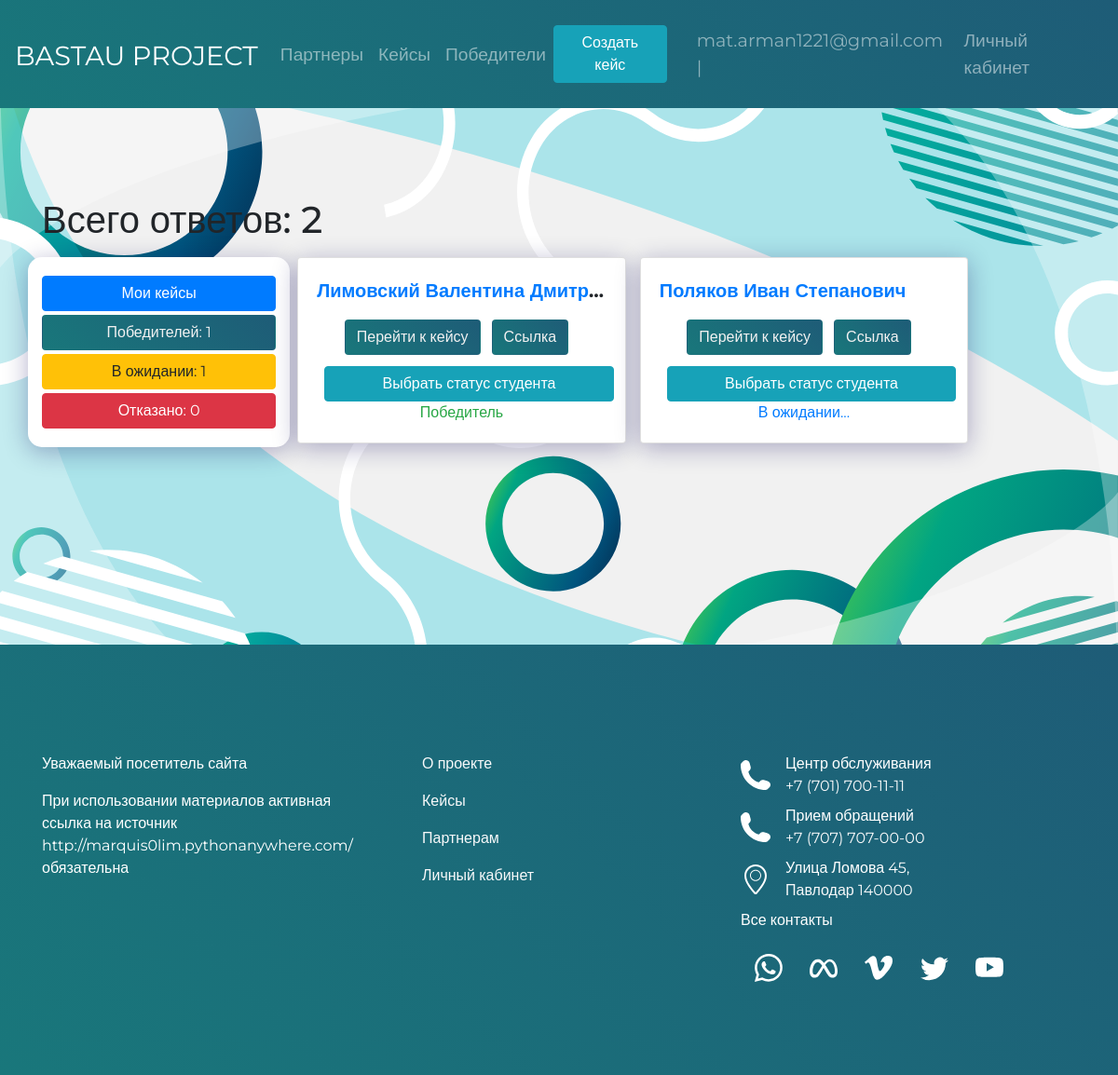
Page /mycases/answers/23/ (signed in) on the committed database.
### BastauApp/models.py (models this page shows, shortened)
class User(AbstractBaseUser, PermissionsMixin):
    email = models.EmailField(db_index=True, unique=True, max_length=254, verbose_name='Почта')
    phone = models.CharField(max_length=20, help_text='Номер телефона', verbose_name='Телефон')
    is_staff = models.BooleanField(default=True)
    is_active = models.BooleanField(default=True)
    is_superuser = models.BooleanField(default=False)
    is_student = models.BooleanField(default=False, verbose_name='Участники')
    is_partner = models.BooleanField(default=False, verbose_name='Партнеры')
    objects = CustomUserManager()
    REQUIRED_FIELDS = ["phone"]
    USERNAME_FIELD = 'email'
    class Meta:
        verbose_name = "Пользователь"
        verbose_name_plural = "Пользователи"

class Answer(models.Model):
    Url = models.URLField(verbose_name='Ссылка на ответ')
    File = models.FileField(verbose_name='Файл', upload_to = "file",blank=True)
    id_case = models.ForeignKey(Case, verbose_name="Кейс", on_delete=models.CASCADE,blank=True,related_name='cases')
    id_student = models.ForeignKey(Student, verbose_name="Студент", on_delete=models.CASCADE,blank=True)
    status = models.CharField(max_length=50, choices=STATUS, default=STATUS[0],verbose_name='Статус')
    class Meta:
        verbose_name = "Ответ"
        verbose_name_plural = "Ответы"

class Student(models.Model):
    user = models.OneToOneField(User, verbose_name='id', on_delete=models.CASCADE, primary_key=True)
    Fio = models.CharField(max_length=100, blank=True, verbose_name='ФИО')
    EDUCATION = [
        ('Высшее', 'Высшее'), ('ср-спе', 'Среднее-специальное'), ('среднее', 'Среднее'), ('Нет образования', 'Нет образования')
    ]
    COURSE = [
        ('1', '1'),
        ('2', '2'),
        ('3','3'),
        ('4','4'),
        ('5','5'),
        ('6','6'),
    ]
    Educational_institution = models.CharField(max_length=50, verbose_name='Место учебы')
    age = models.CharField(max_length=2,verbose_name='возраст')
    region = models.CharField(max_length=50, choices=REGIONS, default=REGIONS[0], verbose_name='Регион')
    Direction_of_study = models.CharField(max_length=50, verbose_name='Специальность')
    Education = models.CharField(max_length=50, verbose_name='Образование', choices=EDUCATION, default=EDUCATION[0])
    class Meta:
        verbose_name = "Студент"
        verbose_name_plural = "Студенты"
    def __str__(self):
        return self.Fio

### BastauApp/views.py (the view)
# urls.py: path('mycases/answers/<int:pk>/', views.ShowAnswer.as_view(), name='show_answer'),
class ShowAnswer(CaseCreateUpdateDeletePermissionMixin, DetailView):
    model = Case
    template_name = 'showanswer.html'
    def get_context_data(self, **kwargs):
            context = super(ShowAnswer, self).get_context_data(**kwargs)
            context['data'] =Case.objects.get(id=self.kwargs.get('pk'))
            context["menu"] = menu
            context['answer_victory'] = Answer.objects.filter(id_case=self.kwargs.get('pk'), status='Победа').count()
            context['answer_waiting'] = Answer.objects.filter(id_case=self.kwargs.get('pk'), status='Ожидание').count()
            context['all_answer'] = Answer.objects.filter(id_case=self.kwargs.get('pk')).count()
            context['answer_defeat'] = Answer.objects.filter(id_case=self.kwargs.get('pk'), status='Отказ').count()
            return context

### BastauApp/permissions.py (called while the page is built)
    def has_permissions(self):
        return self.get_object().user_id.user == self.request.user

    def dispatch(self, request, *args, **kwargs):
        if not self.has_permissions():
            raise Http404()
        return super().dispatch(request, *args, **kwargs)

### BastauApp/templates/showanswer.html (shortened to what this page needs)
{% extends 'base.html' %}
  {% block content %}
<div class="lk-fon">
<br><br><br><br>
 <div class="container">
     <h1 class="mb-3 hidden">Всего ответов: {{all_answer}}</h1>
     <div class="row align-items-start ">
         <div class="col-lg-3 mr-2 main-cases__item cases_public case">
                <a href='{% url "mycases" %}'><button class="btn btn-block btn-primary"> Мои кейсы</button></a>
                <button class="btn btn-block btn-gradient mt-1">Победителей: {{answer_victory}}</button>
                <button class="btn btn-block btn-warning mt-1">В ожидании: {{answer_waiting}} </button>
                <button class="btn btn-block btn-danger mt-1">Отказано: {{answer_defeat}} </button>
         </div>
         <div class="col-lg-8">
             <div class="row ">
{% for item in data.cases.all %}
         <div class="col-lg-6 mb-2">
             <div class="row ">
         <div class="main-cases__item  card ">
            <span class="case__title hidden">
              <a href="{% url 'detail_student' item.id_student_id %}">{{item.id_student}}</a>
            </span>
                    <div class="row d-flex justify-content-center">
                        <a href="{% url 'detail_case' item.id_case_id %}"><button class="btn btn-gradient mr-1 ml-2 mb-1">Перейти к кейсу</button></a>
                        <a href="{{item.Url}}"><button class="btn btn-gradient mr-1 ml-2">Ссылка</button></a>
                    </div>
             <div class="text-center"><a href="{% url 'updatewinner' item.id %}"><button class="btn btn-info mr-1 ml-2 btn-block mt-2">Выбрать статус студента</button></a></div>
             <div class="text-center">
                         {%if item.status == 'Отказ'%}
                         <div class="text-danger">Отказано</div>
                         {%elif item.status == 'Победа'%}
                         <div class="text-success">Победитель</div>
                         {%else%}
                         <div class="text-primary">В ожидании...</div>
                         {%endif%}
             </div>
         </div>
                </div>
         </div>
                 {% endfor %}
     <br>
             </div>
         </div>
     </div>
 </div>
</div>
  {% endblock %}

### BastauApp/templates/base.html (shortened to what this page needs)
{% load static %}
<!DOCTYPE html>
<html lang="en">
  <head>
    <link type="text/css" href="{% static 'css/style.css' %}" rel="stylesheet" />
    <link type="text/css" href="{% static 'css/zero.css' %}" rel="stylesheet" />
    <link rel="stylesheet" href="https://cdnjs.cloudflare.com/ajax/libs/twitter-bootstrap/4.6.1/css/bootstrap.min.css">
  <link type="text/css" href="{% static 'select2/select2.css' %}" rel="stylesheet" />
    <link rel="stylesheet" href="https://cdn.jsdelivr.net/npm/bootstrap-icons@1.8.3/font/bootstrap-icons.css">
  </head>
  <body>
    <header class="header">
      <nav class="navbar navbar-expand-lg navbar-dark">
        {% block mainmenu %}
        <nav class="nav-item header-bastau align-middle"> <a href="{% url 'index' %}" class="navbar-brand">BASTAU PROJECT</a>
        </nav>
          <div class="collapse navbar-collapse" id="navbarTogglerDemo01">
            <ul class="navbar-nav mr-auto mt-2 mt-lg-0">
              {% for item in menu %}
              {% if not forloop.last %}
              <li class="nav-item "><a href="{% url item.url_name %}" class="nav-link">{{item.title}}</a></li>
              {% else %}
              <li class="nav-item"><a href="{% url item.url_name %}" class="nav-link">{{item.title}}</a></li>
              {% endif%}
            {% endfor %}
            </ul>
            <ul class="navbar-nav d-flex align-items-center mt-lg-0">
            {% if request.user.is_authenticated %}
                {% if request.user.is_student %}
                <li class="nav-item nav-link"> {{user.email}} </li>
                <li class="nav-item"><a href="{% url 'personal' user.id %}"  class="nav-link">Личный кабинет</a></li>
                {% elif request.user.is_partner %}
              <li class=""><a href="{% url 'createcase' %}"><button type="submit" class="btn btn-info mr-4" >Создать кейс</button></a></li>
                <li class="nav-item nav-link"> {{user.email}} | </li>
                <li class="nav-item"><a href="{% url 'personal_partner' user.id %}"  class="nav-link">Личный кабинет</a></li>
                {%endif%}
            {% else %}
            <li class="nav-item "><a href="{% url 'register' %}"  class="nav-link text-white">Регистрация</a></li>
              <li class="nav-item"><a href="{% url 'login'%}"  class="nav-link">Войти</a></li>
            {% endif %}
            </ul>
          </div>
      </nav>
        {% endblock mainmenu %}
    </header>
    <div class="main-content">
      {% block content %}
      {% endblock %}
    </div>
    <footer class="footer">
      <div class="container d-flex justify-content-center">
        <div class="row">
        <div class="footer__item col-lg-4 align-items-center mt-3">
          <div class="mb-3">Уважаемый посетитель сайта</div>
          <p>При использовании материалов активная ссылка на источник http://marquis0lim.pythonanywhere.com/ обязательна</p>
        </div>
        <div class="footer__item d-flex justify-content-start flex-column col-lg-4 mt-3 pl-5">
          <a href="{% url 'about' %}" class="text-light mb-3">
            О проекте
          </a>
          <a href="{% url 'showcases' %}" class="text-light mb-3">
            Кейсы
          </a>
          <a href="{% url 'partners' %}" class="text-light mb-3">
            Партнерам
          </a>
          {% if request.user.is_student %}
          <a href="{% url 'personal' user.id %}"  class="text-light">Личный кабинет</a>
          {% elif request.user.is_partner %}
          <a href="{% url 'personal_partner' user.id %}" class="text-light mb-3">Личный кабинет</a>
            {% endif %}
        </div>
        <div class="footer__item col-lg-4 mt-3">
          <div class="d-flex justify-content-start align-items-center mb-2">
            <img class="mr-3" src="{% static '/img_register/phone.svg' %}" alt="">
            <div>
              <span class="ma-0 pa-0">Центр обслуживания</span> <br/>
              <a href="" class="text-light">+7 (701) 700-11-11</a>
            </div>
          </div>
          <div class="d-flex justify-content-start align-items-center mb-2">
            <img class="mr-3" src="{% static '/img_register/phone.svg' %}" alt="">
            <div>
              <span>Прием обращений</span><br/>
              <a href="" class="text-light">+7 (707) 707-00-00</a>
            </div>
          </div>
          <div class="d-flex justify-content-start align-items-center mb-2">
            <img class="mr-3" src="{% static '/img_register/location.svg' %}" alt="">
            <div>
              <span>Улица Ломова 45,</span><br/>
              <a href="" class="text-light">Павлодар 140000</a>
            </div>
          </div>
          <span>Все контакты</span>
          <div class="d-flex justify-content-around mt-4  mr-5">
          </div>
        </div>
        </div>
      </div>
    </footer>
  </body>
</html>

### BastauApp/static/css/style.css (style rules this page uses)
* { font-family: 'Montserrat', sans-serif; }
body { background-color: #f1f1f1 !important; height: 100%; }
html { height: 100%; }
.container { max-width: 1170px; margin: 0 auto; height: 100%; }
.header { display: flex; flex-direction: column; justify-content: space-between; width: 100%; background: -webkit-linear-gradient(45deg, rgb(25, 119, 123), rgb(30, 92, 119)); background: -moz-linear-gradient(45deg, rgb(25, 119, 123), rgb(30, 92, 119)); background: linear-gradient(45deg, rgb(25, 119, 123), rgb(30, 92, 119)); }
.navbar { display: flex; align-items: center; width: 100%; height: 100%; background: -webkit-linear-gradient(45deg, rgb(25, 119, 123), rgb(30, 92, 119)); background: -moz-linear-gradient(45deg, rgb(25, 119, 123), rgb(30, 92, 119)); background: linear-gradient(45deg, rgb(25, 119, 123), rgb(30, 92, 119)); }
.navbar-brand { font-size: 1.8rem!important; margin-right: 20px; }
.nav-link { font-size: 1.2rem; }
.case { background-color: #fff; padding: 15px; border-radius: 15px; margin-bottom: 20px; text-align: center; }
.case__title { font-size: 20px; font-weight: bold; }
.main-content { min-height: calc(80vh - 64px); }
.lk-fon { height: 100%; background-image: url('../background/personal.svg'); background-size: cover; background-repeat: no-repeat; background-attachment: fixed; background-position: center center; background-size: 100%; min-height: calc(80vh - 64px); }
body { position: relative; }
.footer { width: 100%; background: linear-gradient(45deg, rgb(25, 119, 123), rgb(30, 92, 119));; padding-top: 100px; padding-bottom: 100px; color: #fff; display: flex; justify-content: space-between; }
.footer__item { width: 30%; }
.main-cases__item { padding: 20px; box-shadow: rgb(12 6 91 / 31%) 0px 5px 27px 0px; max-width:100%; width:400px; }
.hidden { white-space: nowrap; overflow: hidden; text-overflow: ellipsis; }
.d-flex { display: flex; justify-content: space-between; }
.card { border-radius: 50px; }
.row { margin-right:0 !important; }
.cases_public { max-height:50% }
.btn-gradient { background: linear-gradient(45deg, rgb(25, 119, 123), rgb(30, 92, 119)); color: #f1f1f1!important; }
.header-bastau a { height: 100px; padding-top: 30px; }

### BastauApp/static/css/zero.css (style rules this page uses)
*, *::before, *::after { box-sizing: border-box; }
ul[class], ol[class] { padding: 0; }
body, h1, h2, h3, h4, p, ul[class], ol[class], li, figure, figcaption, blockquote, dl, dd { margin: 0; }
body { background-color: #f1f1f1; }
ul[class], ol[class] { list-style: none; }
a:not([class]) { text-decoration-skip-ink: auto; }
img { max-width: 100%; display: block; }
input, button, textarea, select { font: inherit; }
a { color:rgb(47, 148, 136) ; text-decoration: none; }
a:after { text-decoration: none; }

### rows in the picture
User: email "mat.arman1221@gmail.com"
Answer: id_student "Лимовский Валентина Дмитр…", status "Победитель"
Answer: id_student "Поляков Иван Степанович", status "В ожидании..."

### other values in the picture
{{ item.title }} "Партнеры" "Кейсы"
{{ item.title }} "Победители"
{{ all_answer }} "2"
{{ answer_victory }} "1"
{{ answer_waiting }} "1"
{{ answer_defeat }} "0"
